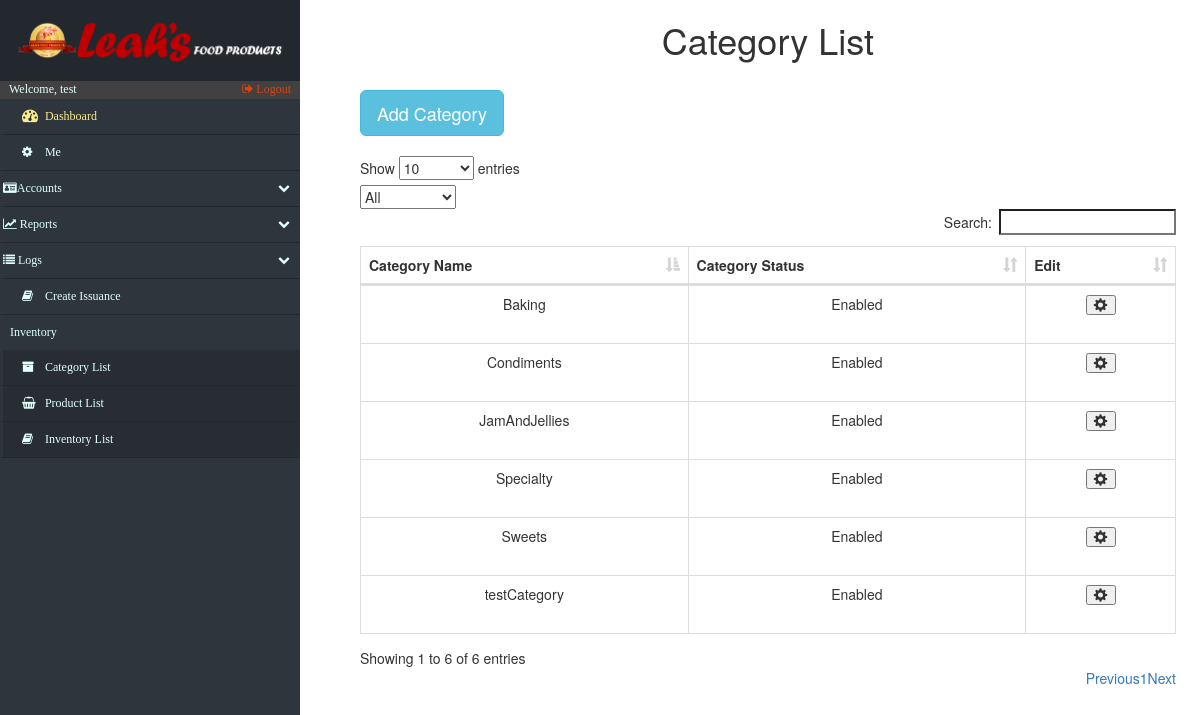
/categories.php (signed in), run on the app's committed database.
### tables this page shows
CREATE TABLE IF NOT EXISTS `category_list` (
  `category_id` int(15) NOT NULL AUTO_INCREMENT,
  `category_name` varchar(100) NOT NULL,
  `category_status` varchar(10) DEFAULT NULL,
  PRIMARY KEY (`category_id`)
);

### categories.php (the view, shortened to what this page needs)
<!DOCTYPE html>
<html lang="en">
<head>
    <?php include('fragments/config.php') ?>
    <link rel="stylesheet" href="https://maxcdn.bootstrapcdn.com/bootstrap/3.3.7/css/bootstrap.min.css">
    <link href="src/css/datatables.css" rel="stylesheet">
    <link href="//maxcdn.bootstrapcdn.com/font-awesome/4.2.0/css/font-awesome.min.css" rel="stylesheet">
    <link href="src/css/sidebar.css" rel="stylesheet">
    <link href="src/css/custom.css" rel="stylesheet">
</head>
<body>
    <div class="nav-side-menu">
        <div class="brand">
            <div class="brandtext"></div>
        </div>
        <div class="user_info">
            <span>Welcome, <?php
                echo $_SESSION['username'];
                ?>
            </span>
            <a href="fragments/logout.php">
                <i class="fa fa-sign-out" aria-hidden="true"></i> Logout
            </a>
        </div>
        <div class="menu-list">
            <ul id="menu-content" class="menu-content collapse out">
                <li>
                    <a id="dashboard_txt" href="index.php">
                        <i class="fa fa-dashboard fa-lg"></i> Dashboard
                    </a>
                </li>
                 <li><a href="settings.php"><i class="fa fa-cog"></i> Me</a></li>
                <li data-toggle="collapse" data-target="#accounts" class="collapsed">
                    <i class="fa fa-id-card" aria-hidden="true"></i>Accounts <span class="arrow"></span>
                </li>
                <li data-toggle="collapse" data-target="#reports" class="collapsed">
                    <i class="fa fa-line-chart" aria-hidden="true"></i> Reports <span class="arrow"></span>
                </li>
                <li data-toggle="collapse" data-target="#issue" class="collapsed">
                    <i class="fa fa-list" aria-hidden="true"></i> Logs <span class="arrow"></span>
                </li>
                <li>
                    <a href="issuance.php">
                        <i class="fa fa-book"></i> Create Issuance
                    </a>
                </li>
                <div class="sub-menu_nct">
                    <span class="sub-menu">Inventory
                    </span>
                </div>
                <li class="sub-menu_nc">
                    <a class="sub-menu_nc" href="categories.php">
                        <i class="fa fa-archive"> </i> Category List
                    </a>
                </li>
                <li class="sub-menu_nc">
                    <a class="sub-menu_nc" href="products.php">
                        <i class="fa fa-shopping-basket"> </i> Product List
                    </a>
                </li>
                <li class="sub-menu_nc">
                    <a href="inventory.php">
                        <i class="fa fa-book"> </i> Inventory List
                    </a>
                </li>
            </ul>
        </div>
    </div>
    <div id="page-content-wrapper">
        <div class="containers">
            <table class="table table-striped table-bordered">
                <h1 align="center">Category List</h1>
            </table>
            <?php
							$retrieve = ("SELECT * FROM category_list");
							$results = mysqli_query($db, $retrieve);
						?>
                <table class="table table-striped table-bordered">
                    <button type="button" class="btn btn-info btn-lg" data-toggle="modal" data-target="#myModal">Add Category</button>
                </table>
                <div id="mainContainer">
                    <table id="datatables" class="table table-hover table-bordered dataTable" cellspacing="0" width="100%" role="grid" aria-describedby="myTable_info" style="width: 100%;">
                        <thead>
                            <tr>
                                <th>Category Name</th>
                                <th>Category Status</th>
                                <th>Edit</th>
                            </tr>
                        </thead>
                        <tbody>
                            <?php
							foreach ($results as $data):
						?>
                                <tr>
										<?php
											$individual_category_id=$data["category_id"];
                                        ?>
                                    <td data-title="category_name">
                                        <?php
                                        $passCatName = $data["category_name"];
                                        echo $passCatName;
                                        ?>
                                    </td>
                                    <td data-title="category_status">
                                        <?php echo $data["category_status"]; ?>
                                    </td>
									<td data-title="edit">
                                        <table class="table table-striped table-bordered">
                                            <button type="button" class="glyphicon glyphicon-cog" onclick="refresh()" data-toggle="modal" aria-hidden="true" data-target="#<?php echo $individual_category_id;?>"></button>
                                        </table>
                                    </td>
                                </tr>
                                <?php
							endforeach;
						?>
                        </tbody>
                    </table>
                </div>
        </div>
    </div>
</body>
</html>

### src/css/datatables.css (style rules this page uses)
table.dataTable { clear: both; width: auto; text-align: center; margin-top: 6px !important; margin-bottom: 6px !important; max-width: none !important; border-collapse: separate !important }
table.dataTable td, table.dataTable th { -webkit-box-sizing: content-box; box-sizing: content-box }
table.dataTable thead>tr>th.sorting_asc, table.dataTable thead>tr>th.sorting_desc, table.dataTable thead>tr>th.sorting, table.dataTable thead>tr>td.sorting_asc, table.dataTable thead>tr>td.sorting_desc, table.dataTable thead>tr>td.sorting { padding-right: 30px }
table.dataTable thead .sorting, table.dataTable thead .sorting_asc, table.dataTable thead .sorting_desc, table.dataTable thead .sorting_asc_disabled, table.dataTable thead .sorting_desc_disabled { cursor: pointer; position: relative }
table.dataTable thead .sorting:after, table.dataTable thead .sorting_asc:after, table.dataTable thead .sorting_desc:after, table.dataTable thead .sorting_asc_disabled:after, table.dataTable thead .sorting_desc_disabled:after { position: absolute; bottom: 8px; right: 8px; display: block; font-family: 'Glyphicons Halflings'; opacity: 0.5 }
table.dataTable thead .sorting:after { opacity: 0.2; content: "\e150" }
table.dataTable thead .sorting_asc:after { content: "\e155" }
table.table-bordered.dataTable th, table.table-bordered.dataTable td { border-left-width: 0 }
table.table-bordered.dataTable th:last-child, table.table-bordered.dataTable th:last-child, table.table-bordered.dataTable td:last-child, table.table-bordered.dataTable td:last-child { border-right-width: 0 }
table.table-bordered.dataTable tbody th, table.table-bordered.dataTable tbody td { border-bottom-width: 0 }

### src/css/sidebar.css (style rules this page uses)
.nav-side-menu { overflow: hidden; font-family: verdana; font-size: 12px; font-weight: 200; background-color: #2e353d; position: fixed; top: 0px; width: 300px; height: 100%; color: #e1ffff; }
.nav-side-menu .brand { background-color: #23282e; line-height: 50px; display: block; text-align: center; font-size: 14px; }
.nav-side-menu ul, .nav-side-menu li { list-style: none; padding: 0px; margin: 0px; line-height: 35px; cursor: pointer; }
.nav-side-menu li { padding-left: 0px; border-left: 3px solid #2e353d; border-bottom: 1px solid #23282e; }
.nav-side-menu li a { text-decoration: none; color: #e1ffff; }
.nav-side-menu li a i { padding-left: 10px; width: 20px; padding-right: 20px; }
@media (min-width: 800px) { .nav-side-menu .menu-list .menu-content { display: block; } }
body { margin: 0px; padding: 0px; }
#dashboard_txt { color: #fcea8b; }
.sub-menu_nc { background-color: #272d33; }
.sub-menu_nct { padding-left: 10px; }
.nav-side-menu .brand .brandtext { padding: 4%; content: url(../img/LeahsTextAlter.PNG); width: 100%; text-align: center; }
.user_info { background-color: #414141; }
.user_info a { float: right; padding-right: 3%; color: #dd430a; }
.user_info span { padding-left: 3% }
.sub-menu_nc a { display: block; }
.menu-content > li a { display: inline-block; width: 100%; }
#menu-content li a { padding-left: 3%; }

### src/css/custom.css (style rules this page uses)
.containers { padding: 0px; margin: 0px; float: right; width: 79%; padding-right: 5%; }
@media (max-width: 1600px) { .containers { width: 75%; padding-right: 4%; } }
@media (max-width: 1400px) { .containers { width: 73%; padding-right 3%;: } }
@media (max-width: 1260px) { .containers { width: 70%; padding-right: 2%; } }

### data on the page
category_list: category_name "Specialty", category_status "Enabled"
category_list: category_name "Sweets", category_status "Enabled"
category_list: category_name "JamAndJellies", category_status "Enabled"
category_list: category_name "Condiments", category_status "Enabled"
category_list: category_name "Baking", category_status "Enabled"
category_list: category_name "testCategory", category_status "Enabled"

### other printed values
$_SESSION['username'] "test"
